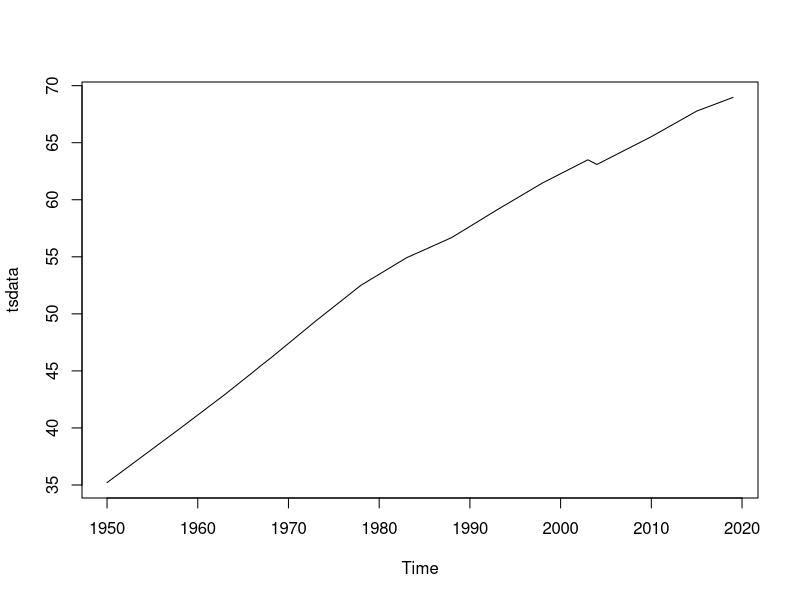
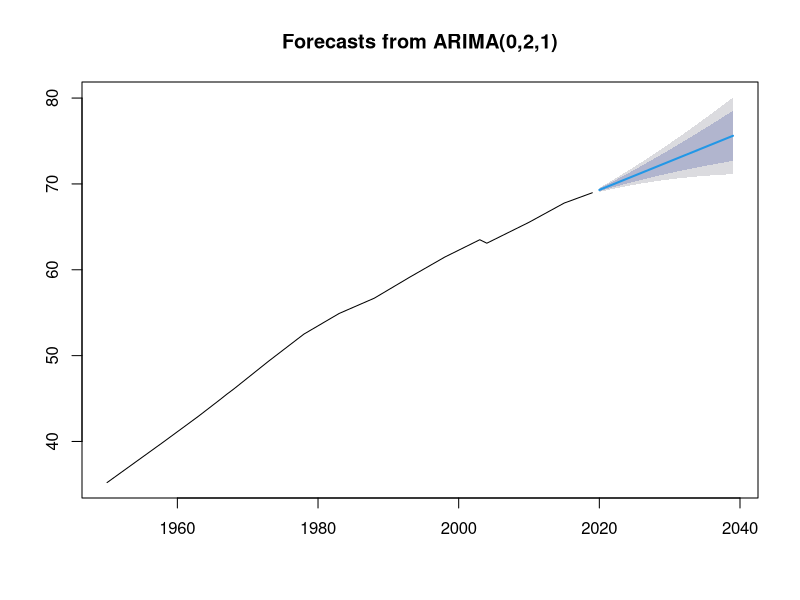
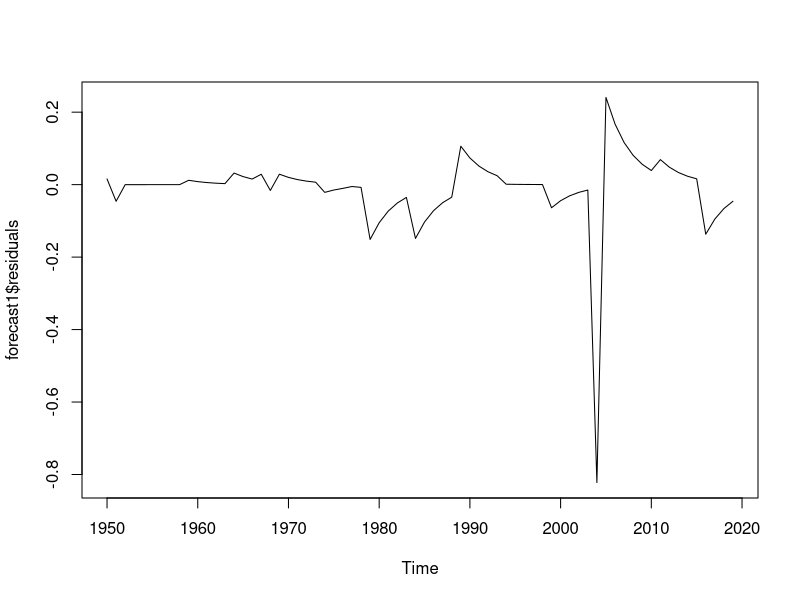
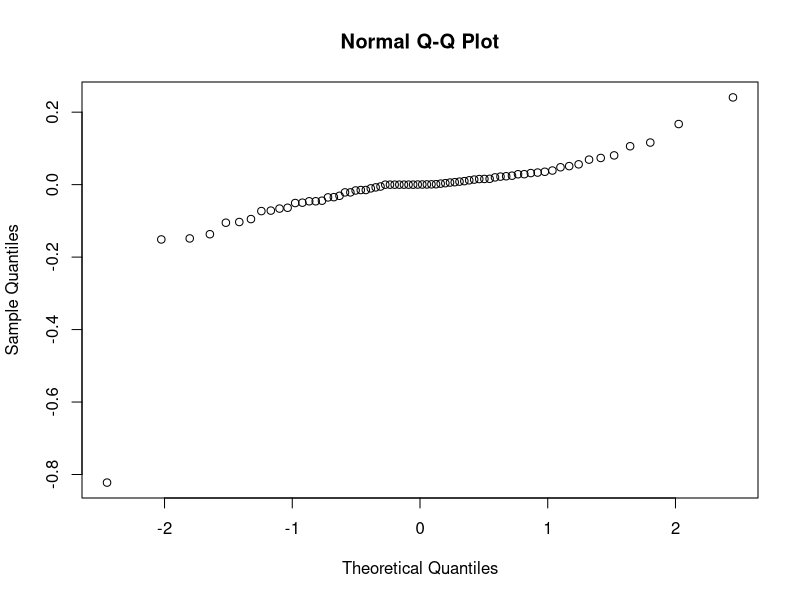
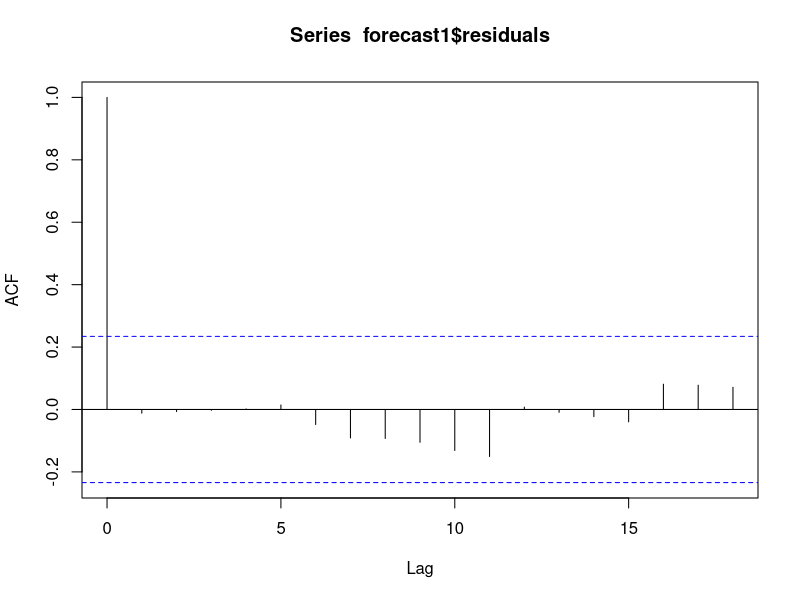
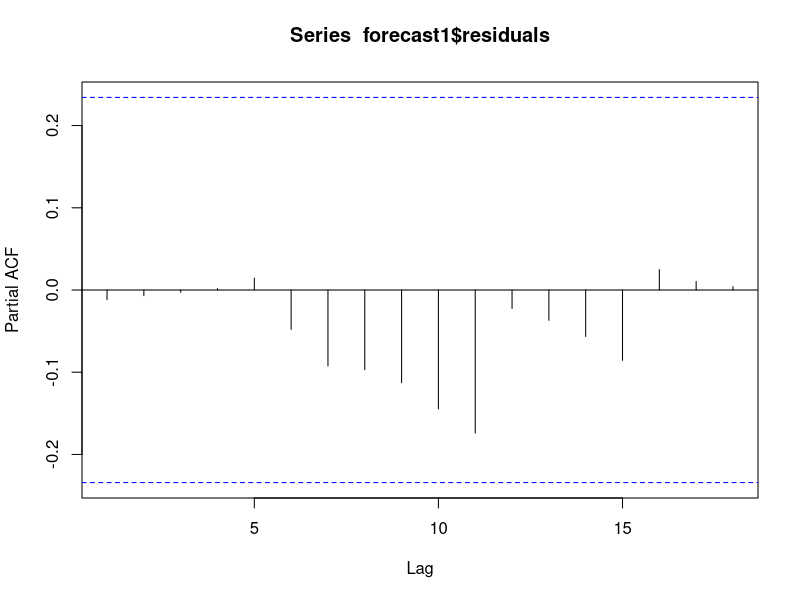
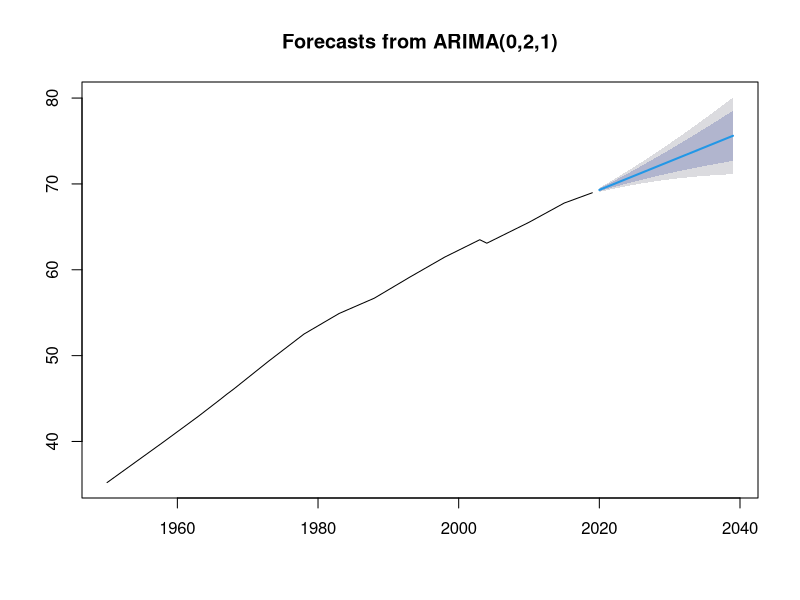
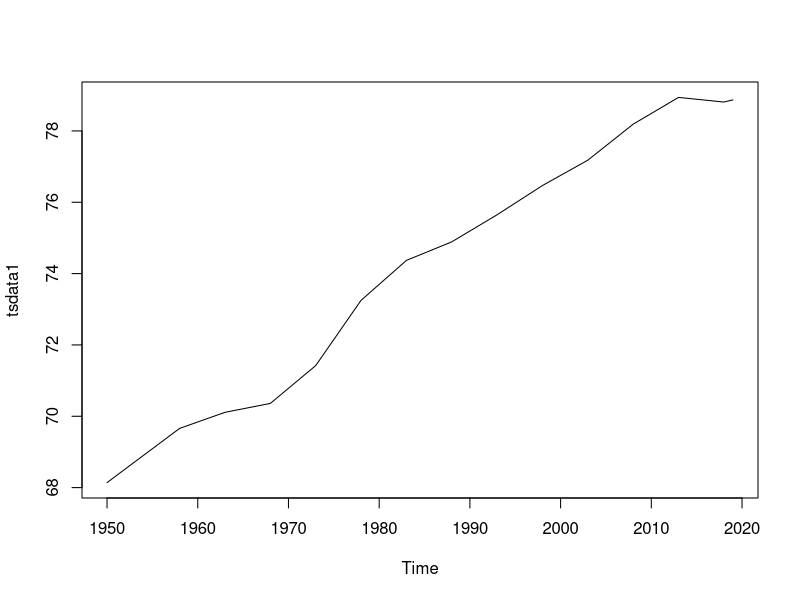

Reproduce these figures in R, in order.
######################################################################################
# MINI PROJECT 2020 (3rd Year: Usha Mittal Institute Of Technology)
# Team Members : Janhavi Choudhari, Aparna Naik, Vedanti Pawar
# Project Name : Sentiment Analysis Using Text Mining On the Health Index Of India
# Project Aim  : Comparison of life expectancies of India and the USA
# Date : 12/03/2020     
######################################################################################

library(forecast)
### This dataset is the life expectancy from birth in years of India
data <- read.csv("Prediction Dataset.csv")

### Here ts is called the timeseries function and data$Life.Expectancy.from.Birth represents 
### the variable on which we wish to do the prediction. Frequency represents how the data is.
### Data is yearly data so the frequency is 1. Start represents the starting year and month.
tsdata <- ts(data$Life.Expectancy.from.Birth,frequency = 1,start = c(1950,1))

### This is the plot of the graph which shows the life expectancy of India till 2019
plot(tsdata)

## auto.arima function is used to make the graph stationary. By stationary it means that the 
## mean must be 0 and the variance must be constant.
autoarimal<-auto.arima(tsdata)

## Forecast is a function which has parameters autoarimal which contains the data of the mean 
## and the variance of the time series data. Here h=20 means that we want to predict/forecast 
## the values of the life expectancy for the next 20 years.
forecast1<-forecast(autoarimal,h=20 )
forecast1

## Here we plot the actual graph, final output which represents the output for the next 20 years
plot(forecast1)

## Residuals are found to check the mean and variance
plot(forecast1$residuals)

## This function brings it to the normal form
qqnorm(forecast1$residuals)

## acf and pcf is the autocorrelation and the partial correlation functions.
## If the values of all the points lie in the region specified by the blue lines then it is 
## considered as stationary and is desirable
acf(forecast1$residuals)
pacf(forecast1$residuals)

## This gives the summary and represents the errors in the calculations performed.
summary(autoarimal)

## Plot of the final forecast after making the graph stationary.
plot(forecast1)

## This Prediction Dataset is the dataset of life expectancy from birth of the USA.
data1 <- read.csv("Prediction Dataset USA.csv")
tsdata1 <- ts(data1$Life.Expectancy.from.Birth..Years.,frequency = 1,start = c(1950,1))
plot(tsdata1)
autoarimal1<-auto.arima(tsdata1)

forecast2<-forecast(autoarimal1,h=20 )
forecast2
plot(forecast2)
plot(forecast2$residuals)
qqnorm(forecast2$residuals)
acf(forecast2$residuals)
pacf(forecast2$residuals)
accuracy(autoarimal1)
plot(forecast2)
